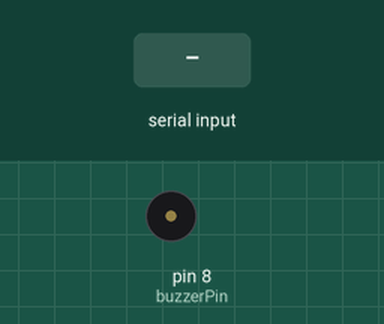
Bench run of a sketch on a simulated Arduino Uno, built with avr-gcc and run on an emulated ATmega328P. On the bench: buzzer (waves = sounding). The inputs (shaded band) are chosen by the test bench. What the sketch prints to the serial monitor is not drawn.

Above: at 2.8 s.
2.9 s: "1" received over the second serial link
At 4.0 s:
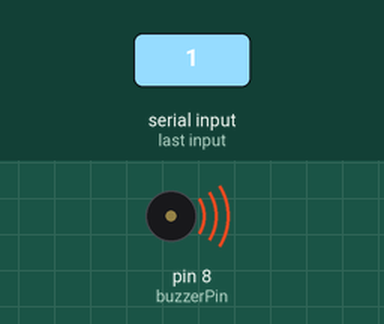
Timing chart, 0 to 5.9 s (numbered marks = the images above; inputs shaded):
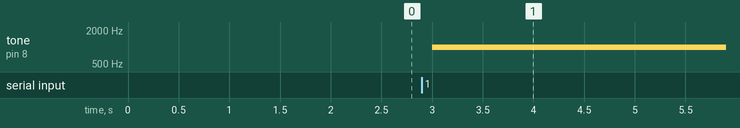

Measured:
- after the input at 2.9 s, tone on pin 8 (buzzerPin): silent → 1000 Hz after 0.10 s

The sketch:

pruebabuzzer1.ino
```cpp
#include <SoftwareSerial.h>

SoftwareSerial bluetoothSerial(1,0);
int buzzerPin = 8;

void setup() {
  Serial.begin(115200);
  bluetoothSerial.begin(115200);
  Serial.println("Bluetooth Start!");

  pinMode(buzzerPin, OUTPUT);
}

void loop() {
  if (bluetoothSerial.available()) {
    tone(buzzerPin, 1000); // Emite un tono en el buzzer
  } else {
    noTone(buzzerPin); // Apaga el buzzer
  }
  delay(1000);
}
```
